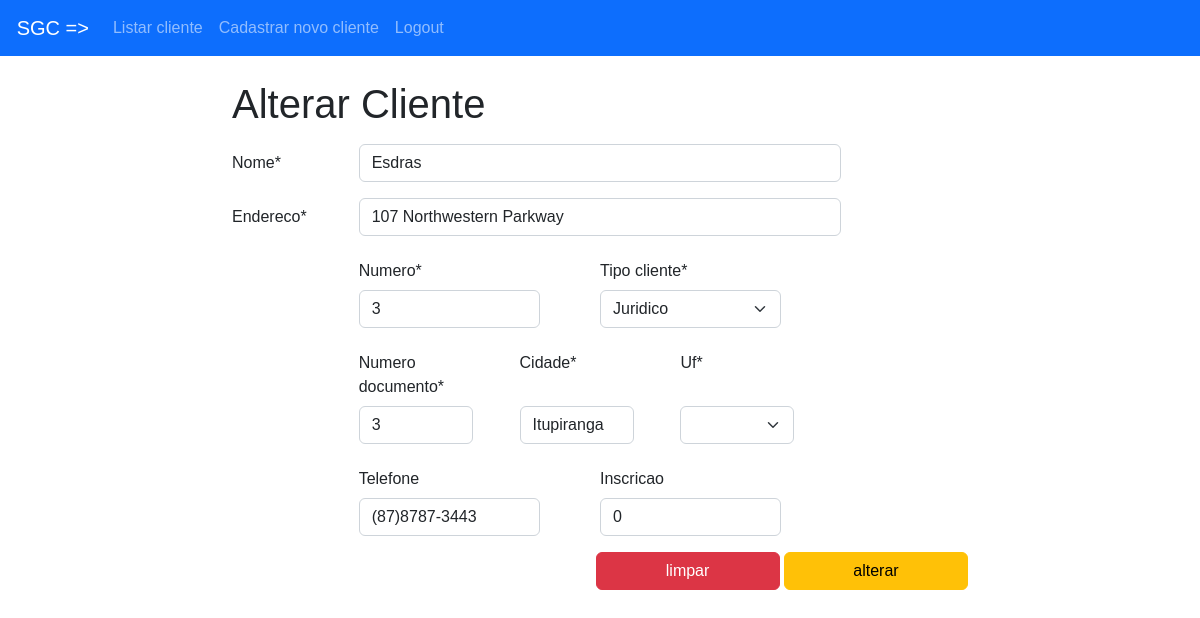
The page /alterar.php?id=18 (signed in) on the database its author committed.
### tables this page shows
CREATE TABLE `clientes` (
  `cd_cliente` int NOT NULL AUTO_INCREMENT,
  `nm_nome` varchar(50) NOT NULL,
  `ds_endereco` varchar(100) NOT NULL,
  `nr_numero` varchar(14) NOT NULL,
  `tp_cliente` varchar(1) NOT NULL,
  `nr_documento` varchar(14) NOT NULL,
  `ds_cidade` varchar(50) NOT NULL,
  `cd_uf` varchar(3) NOT NULL,
  `dt_cadastro` datetime NOT NULL DEFAULT CURRENT_TIMESTAMP,
  `nr_telefone` varchar(15) DEFAULT NULL,
  `nr_inscricao` int DEFAULT NULL,
  PRIMARY KEY (`cd_cliente`),
  UNIQUE KEY `constraint_name` (`nr_documento`)
);

### app/conection/Conection.php (called while the page is built, shortened)
<?php
    class Conection{
        public static $CONECTION;
        public static function getConection(){
            if(!isset(self::$CONECTION)){
                self::$CONECTION = new PDO('mysql:host=localhost:3306;dbname=web', 'root', 'teste', array(PDO::MYSQL_ATTR_INIT_COMMAND => "SET NAMES utf8"));
                self::$CONECTION->setAttribute(PDO::ATTR_ERRMODE, PDO::ERRMODE_EXCEPTION);
                self::$CONECTION->setAttribute(PDO::ATTR_ORACLE_NULLS, PDO::NULL_EMPTY_STRING);
            }
            return self::$CONECTION;
        }
    }
?>

### app/dao/ClienteDao.php (called while the page is built, shortened)
<?php
include_once('../conection/Conection.php');
class ClienteDao{
    public function findByID($id){
        try{
            $sql = "SELECT cd_cliente, nm_nome, ds_endereco, nr_numero, tp_cliente, nr_documento, ds_cidade, cd_uf, nr_telefone, nr_inscricao  FROM clientes WHERE cd_cliente = :id limit 1";
            $prepared_sql = Conection::getConection()->prepare($sql);
            $prepared_sql->bindValue(":id", $id);
            $prepared_sql->execute();
            $clienteString = $prepared_sql->fetchAll(PDO::FETCH_ASSOC);
            $array =  $clienteString[0];
            $cliente = new Cliente();
            $cliente->setCodigo($array["cd_cliente"]);
            $cliente->setNome($array["nm_nome"]);
            $cliente->setEndereco($array["ds_endereco"]);
            $cliente->setNumero($array['nr_numero']);
            $cliente->setTipo($array['tp_cliente']);
            $cliente->setNumeroDocumento($array['nr_documento']);
            $cliente->setCidade($array['ds_cidade']);
            $cliente->setTelefone($array['nr_telefone']."");
            $cliente->setIncricao($array['nr_inscricao'] == "" ? 0:$array['nr_inscricao']);
            $cliente->setUf($array['cd_uf']);
            return $cliente;
        }catch(Exception $e){
            throw new Exception($e);
        }
    }
}
?>

### app/model/Cliente.php (called while the page is built, shortened)
<?php
class Cliente{
    private $nome;
    private $endereco;
    private $numero;
    private $tipo;
    private $numeroDocumento;
    private $cidade;
    private $telefone;
    private $incricao;
	function getNome() {
		return $this->nome;
	}
	function setNome($nome): self {
		$this->nome = $nome;
		return $this;
	}
	function getCidade() {
		return $this->cidade;
	}
	function setCidade($cidade): self {
		$this->cidade = $cidade;
		return $this;
	}
	function getTelefone() {
		return $this->telefone;
	}
	function setTelefone($telefone): self {
		$this->telefone = $telefone;
		return $this;
	}
	function getTipo() {
		return $this->tipo;
	}
	function setTipo($tipo): self {
		$this->tipo = $tipo;
		return $this;
	}
	function setUf($uf): self {
		return $this;
	}
	function getIncricao() {
		return $this->incricao;
	}
	function setIncricao($incricao): self {
		$this->incricao = $incricao;
		return $this;
	}
	function setCodigo($codigo): self {
		return $this;
	}
	function getEndereco() {
		return $this->endereco;
	}
	function setEndereco($endereco): self {
		$this->endereco = $endereco;
		return $this;
	}
	function getNumero() {
		return $this->numero;
	}
	function setNumero($numero): self {
		$this->numero = $numero;
		return $this;
	}
	function getNumeroDocumento() {
		return $this->numeroDocumento;
	}
	function setNumeroDocumento($numeroDocumento): self {
		$this->numeroDocumento = $numeroDocumento;
		return $this;
	}
}
?>

### alterar.php (the view, shortened to what this page needs)
<?php
include("header.php");
?>
<body>
<?php
        include_once("app/model/Cliente.php");
        include_once("app/dao/ClienteDao.php");
        include_once("app/conection/Conection.php");
        $clienteDao = new ClienteDao();
        $clienteAlt = $clienteDao->findByID($_GET['id']);
    ?>
    <br/>
    <div class="container">
        <div class="row">
            <div class="col-md-2"></div>
            <div class="col-md-8">
                <h1>Alterar Cliente</h1>
                <form action="./app/controller/ClienteController.php?method=update" onsubmit="return validarForm();" method="post">
                    <div class="mb-3 row">
                        <label for="nome" class="col-sm-2 col-form-label">Nome*</label>
                        <div class="col-sm-8">
                            <input name="nome" placeholder="joãozinho, luizinho, claudinho..." type="text" class="form-control" id="nome"
                                value="<?php echo $clienteAlt->getNome(); ?>" required>
                        </div>
                    </div>
                    <div class="mb-3 row">
                        <label for="endereco" class="col-sm-2 col-form-label">Endereco*</label>
                        <div class="col-sm-8">
                            <input name="endereco" placeholder="Avenida Lins de Vasconcelos, 234." type="text" class="form-control" id="endereco"
                                value="<?php echo $clienteAlt->getEndereco(); ?>" required>
                        </div>
                    </div>
                    <div class="mb-3 row">
                        <div class="col-sm-2"></div>
                        <div class="col-sm-8 row">
                            <div class="col-6 ">
                                <label for="numero" class="col-sm-4 col-form-label">Numero*</label>
                                <div class="col-sm-10">
                                    <input name="numero" placeholder="456" type="text" class="form-control" id="numero"
                                        value="<?php echo $clienteAlt->getNumero(); ?>" required>
                                </div>
                            </div>
                            <div class="col-6 ">
                                <label for="tipo" class="col-sm-6 col-form-label">Tipo cliente*</label>
                                <div class="col-sm-10">
                                    <select id="tipo" name="tipo" class="form-select"
                                        aria-label="Default select example" required>
                                        <option value="1" <?php  echo $clienteAlt->getTipo()=="1"?"selected":"";?>>Juridico</option>
                                    </select>
                                </div>
                            </div>
                        </div>
                    </div>
                    <div class="mb-3 row">
                        <div class="col-sm-2"></div>
                        <div class="col-sm-8 row">
                            <div class="col-4 ">
                                <label for="numerodoc" class="col-sm-4 col-form-label">Numero documento*</label>
                                <div class="col-sm-10">
                                    <input name="numerodoc" placeholder="4546575" type="text" class="form-control" id="numerodoc"
                                        value="<?php echo $clienteAlt->getNumeroDocumento(); ?>" required>
                                </div>
                            </div>
                            <div class="col-4 ">
                                <label for="cidade" class="col-sm-4 col-form-label">Cidade*</label>
                                <br />
                                <br />
                                <div class="col-sm-10">
                                    <input name="cidade" placeholder="São Paulo, Paris, Nova Iorque, Rio de Janeiro, entre outras." type="text" class="form-control" id="cidade"
                                        value="<?php echo $clienteAlt->getCidade(); ?>" required>
                                </div>
                            </div>
                            <div class="col-4 ">
                                <label for="uf" class="col-sm-4 col-form-label">Uf*</label>
                                <br />
                                <br />
                                <div class="col-sm-10">
                                    <select class="form-select" name="uf" class="form-control uf" id="uf"
                                        required>
                                    </select>
                                </div>
                            </div>
                        </div>
                    </div>
                    <div class="mb-3 row">
                        <div class="col-sm-2"></div>
                        <div class="col-sm-8 row">
                            <div class="col-6 ">
                                <label for="telefone" class="col-sm-4 col-form-label">Telefone</label>
                                <div class="col-sm-10">
                                    <input name="telefone"  placeholder="(54)89564-8975" type="text" class="form-control" id="telefone"
                                        value="<?php echo $clienteAlt->getTelefone(); ?>" maxlength="14" data-js="phone">
                                </div>
                            </div>
                            <div class="col-6 ">
                                <label for="inscricao" class="col-sm-4 col-form-label">Inscricao</label>
                                <div class="col-sm-10">
                                    <input name="inscricao" type="text" class="form-control" id="inscricao"
                                        value="<?php echo $clienteAlt->getIncricao(); ?>">
                                </div>
                            </div>
                        </div>
                    </div>
                    <div class="row">
                        <div id="btn-form" class="al-right ">
                            <button type="reset" class="btn btn-danger ">limpar</button>
                            <button id="cad" type="submit" class="btn btn-warning">alterar</button>
                        </div>
                    </div>
                </form>
            </div>
        </div>
    </div>
</body>
</html>

### assets/css/estilo.css (style rules this page uses)
body { font-family: 'Lucida Sans', 'Lucida Sans Regular', 'Lucida Grande', 'Lucida Sans Unicode', Geneva, Verdana, sans-serif !important; }
.al-right { text-align: right; }
#btn-form button { width: 25%; }

### rows shown on the page
clientes: nome "Esdras", endereco "107 Northwestern Parkway", numero "3", tipo "Juridico", numerodoc "3", cidade "Itupiranga", telefone "(87)8787-3443", inscricao "0"
